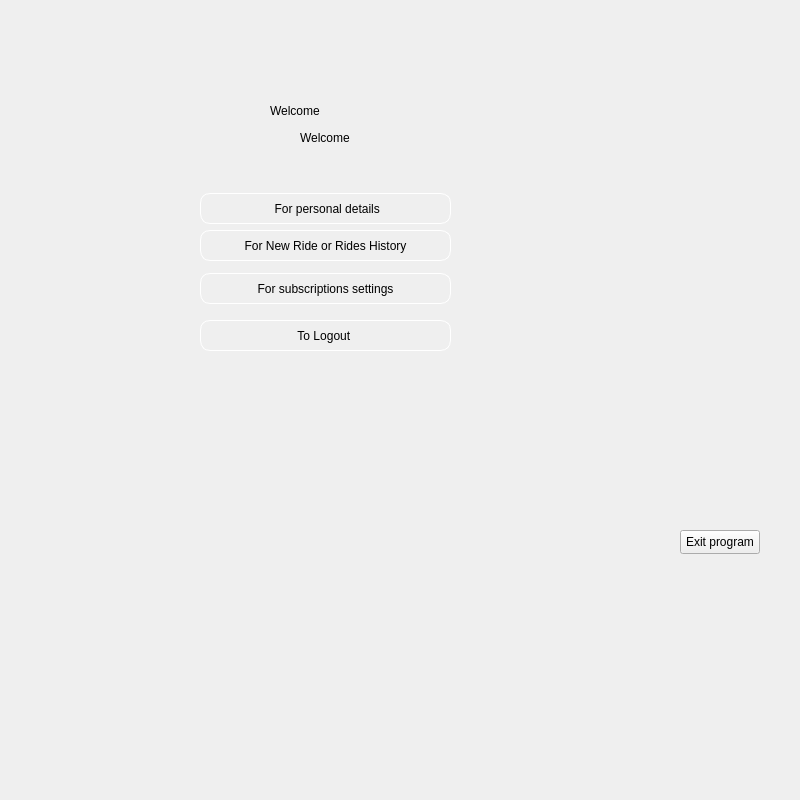
    <widget class="QWidget" name="welcome2">
     <property name="minimumSize">
      <size>
       <width>800</width>
       <height>800</height>
      </size>
     </property>
     <property name="maximumSize">
      <size>
       <width>800</width>
       <height>800</height>
      </size>
     </property>
     <widget class="QWidget" name="welcome2_2" native="true">
      <property name="geometry">
       <rect>
        <x>170</x>
        <y>80</y>
        <width>491</width>
        <height>431</height>
       </rect>
      </property>
      <widget class="QPushButton" name="personal_details">
       <property name="geometry">
        <rect>
         <x>30</x>
         <y>113</y>
         <width>251</width>
         <height>31</height>
        </rect>
       </property>
       <property name="styleSheet">
        <string notr="true">border-radius:10px;
font: 10pt &quot;Segoe UI&quot;;
border:1px solid white;</string>
       </property>
       <property name="text">
        <string> For personal details</string>
       </property>
      </widget>
      <widget class="QPushButton" name="rides">
       <property name="geometry">
        <rect>
         <x>30</x>
         <y>150</y>
         <width>251</width>
         <height>31</height>
        </rect>
       </property>
       <property name="styleSheet">
        <string notr="true">border-radius:10px;
border:1px solid white;</string>
       </property>
       <property name="text">
        <string>For New Ride or Rides History</string>
       </property>
      </widget>
      <widget class="QPushButton" name="sub_settings">
       <property name="geometry">
        <rect>
         <x>30</x>
         <y>193</y>
         <width>251</width>
         <height>31</height>
        </rect>
       </property>
       <property name="styleSheet">
        <string notr="true">border-radius:10px;
border:1px solid white;</string>
       </property>
       <property name="text">
        <string>For subscriptions settings</string>
       </property>
      </widget>
      <widget class="QPushButton" name="logout">
       <property name="geometry">
        <rect>
         <x>30</x>
         <y>240</y>
         <width>251</width>
         <height>31</height>
        </rect>
       </property>
       <property name="styleSheet">
        <string notr="true">border-radius:10px;
border:1px solid white;</string>
       </property>
       <property name="text">
        <string>To Logout </string>
       </property>
      </widget>
      <widget class="QLabel" name="label_2">
       <property name="geometry">
        <rect>
         <x>100</x>
         <y>0</y>
         <width>281</width>
         <height>61</height>
        </rect>
       </property>
       <property name="styleSheet">
        <string notr="true">font: 700 italic 24pt &quot;Calibri&quot;;</string>
       </property>
       <property name="text">
        <string>Welcome</string>
       </property>
      </widget>
      <widget class="QLabel" name="label_3">
       <property name="geometry">
        <rect>
         <x>130</x>
         <y>50</y>
         <width>71</width>
         <height>16</height>
        </rect>
       </property>
       <property name="styleSheet">
        <string notr="true">font: 7pt &quot;Wingdings&quot;;
</string>
       </property>
       <property name="text">
        <string>Welcome</string>
       </property>
      </widget>
     </widget>
     <widget class="QWidget" name="widget_6" native="true">
      <property name="geometry">
       <rect>
        <x>540</x>
        <y>-10</y>
        <width>251</width>
        <height>511</height>
       </rect>
      </property>
      <property name="styleSheet">
       <string notr="true">background-image: url(:/QtWidgetsApplication3/download-removebg-preview.png);
background-position: center;
    background-repeat: no-repeat;
</string>
      </property>
     </widget>
     <widget class="QPushButton" name="exit02">
      <property name="geometry">
       <rect>
        <x>680</x>
        <y>530</y>
        <width>80</width>
        <height>24</height>
       </rect>
      </property>
      <property name="text">
       <string>Exit program</string>
      </property>
     </widget>
    </widget>
